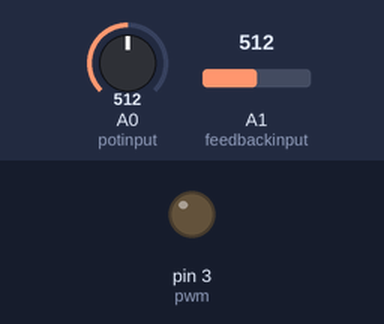
Recording of a sketch running on a simulated Arduino Uno, built with avr-gcc and run on an emulated ATmega328P. Shown: output pins drawn as LEDs (lit = HIGH). The test bench sets the inputs (shaded band); at power-on: A0 (potinput) = 512, A1 (feedbackinput) = 512. What the sketch prints to the serial monitor is not drawn.

Above: at 1.2 s.
1.3 s: A0 (potinput) set to 528
At 4.1 s:
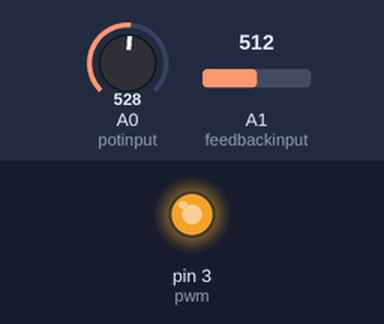
4.3 s: A1 (feedbackinput) set to 545
At 7.1 s:
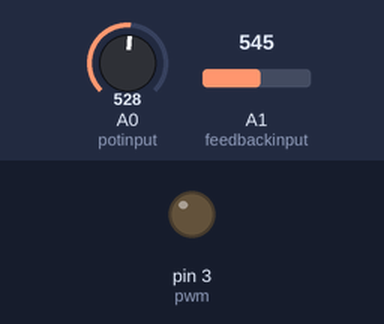
7.3 s: A1 (feedbackinput) set to 511
At 10.1 s:
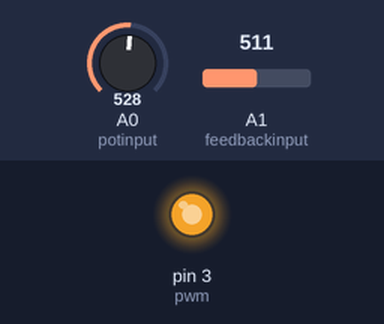
10.3 s: A1 (feedbackinput) set to 716
At 13.9 s:
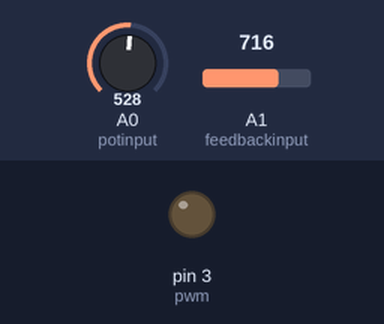
Timing chart, 0 to 14.3 s (numbered marks = the images above; inputs shaded):
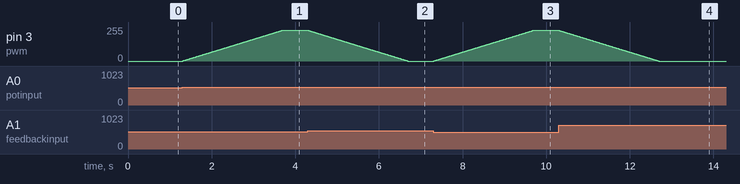

The sketch:

boost_converter.ino
```cpp
// #define F_CPU 8000000
int pwm = 3;
int potinput = A0;
int feedbackinput = A1;
int potinputval;
int feedbackinputval;
int pwmval;

void setup() {
  TCCR2B = TCCR2B & B11111000 | B00000001; // for PWM frequency of 31372.55 Hz

  pinMode(pwm, OUTPUT);
  pinMode(potinput, INPUT);
  pinMode(feedbackinput, INPUT);
  digitalWrite(pwm, LOW);
  Serial.begin(9600);
  pwmval = 0;
}

void loop() {
  potinputval = analogRead(potinput);
  potinputval = map(potinputval, 1023, 0, 255, 0);
  // Serial.println(potinputval);
  feedbackinputval = analogRead(feedbackinput);
  feedbackinputval = map(feedbackinputval, 1023, 0, 255, 0);
  Serial.println(feedbackinputval);
  while (potinputval > feedbackinputval) {
    if (pwmval == 230) {
      potinputval = analogRead(potinput);
      potinputval = map(potinputval, 1023, 0, 255, 0);
      Serial.println(potinputval);
      feedbackinputval = analogRead(feedbackinput);
      feedbackinputval = map(feedbackinputval, 1023, 0, 255, 0);
      Serial.println(feedbackinputval);
    }
    else {
      pwmval = pwmval + 1;
      analogWrite(pwm, pwmval);
      potinputval = analogRead(potinput);

      potinputval = map(potinputval, 1023, 0, 255, 0);
      Serial.println(potinputval);
      feedbackinputval = analogRead(feedbackinput);
      feedbackinputval = map(feedbackinputval, 1023, 0, 255, 0);
      Serial.println(feedbackinputval);
    }
  }
  while (potinputval < feedbackinputval) {
    if (pwmval == 0) {
      potinputval = analogRead(potinput);
      potinputval = map(potinputval, 1023, 0, 255, 0);
      Serial.println(potinputval);
      feedbackinputval = analogRead(feedbackinput);
      feedbackinputval = map(feedbackinputval, 1023, 0, 255, 0);
      Serial.println(feedbackinputval);
    }
    else {
      pwmval = pwmval - 1;
      analogWrite(pwm, pwmval);
      potinputval = analogRead(potinput);
      potinputval = map(potinputval, 1023, 0, 255, 0);
      Serial.println(potinputval);
      feedbackinputval = analogRead(feedbackinput);
      feedbackinputval = map(feedbackinputval, 1023, 0, 255, 0);
      Serial.println(feedbackinputval);
    }
  }
}
```

Measured:
- the behaviour switches between 513 and 514 on A0 (potinput) (found by bisection; images 0 and 1)
- the behaviour switches between 529 and 530 on A1 (feedbackinput) (found by bisection; images 1 and 2)
- after the input at 1.3 s, pin 3 (pwm): moves from 0/255 to 230/255 over 2.4 s, starting at once
- after the input at 4.3 s, pin 3 (pwm): moves from 230/255 to 0/255 over 2.4 s, starting at once
- after the input at 7.3 s, pin 3 (pwm): moves from 0/255 to 230/255 over 2.4 s, starting at once
- after the input at 10.3 s, pin 3 (pwm): moves from 230/255 to 0/255 over 2.4 s, starting at once
